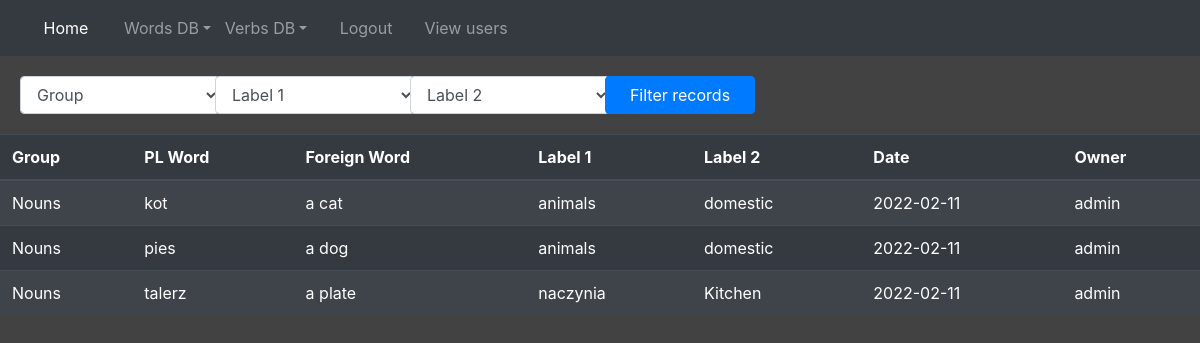
The page /words/view_records_words.html on the database its author committed.
### models.py (models this page shows, shortened)
class Words(db.Model):
    id = db.Column('id', db.Integer, primary_key=True)
    words_group = db.Column('words_group', db.String)
    pl = db.Column('pl', db.String)
    foreign = db.Column('foreign', db.String)
    label_1 = db.Column('label_1', db.String)
    label_2 = db.Column('label_2', db.String)
    date = db.Column('date', db.Date)
    owner = db.Column('owner', db.String)

### functions_words.py (the view)
@app.route('/words/view_records_words.html', methods=['POST', 'GET'])
def view_records_words():
    if request.method == 'POST':
        if request.form.get('filter'):
            words_group = request.form['words_group']
            label_1 = request.form['label_1']
            label_2 = request.form['label_2']
            words_group = '%' + words_group + '%'
            label_1 = '%' + label_1 + '%'
            label_2 = '%' + label_2 + '%'
            words = Words.query.filter(Words.words_group.like(words_group), Words.label_2.like(label_2),
                                       Words.label_1.like(label_1)).all()
        else:
            words = Words.query.all()
    else:
        words = Words.query.all()
    label_1_list = [r.label_1 for r in db.session.query(Words.label_1).distinct()]
    label_2_list = [r.label_2 for r in db.session.query(Words.label_2).distinct()]
    label_1_list_new = create_unique_and_sorted_list(label_1_list)
    label_2_list_new = create_unique_and_sorted_list(label_2_list)
    return render_template('/words/view_records_words.html', label_1_list=label_1_list_new,
                           label_2_list=label_2_list_new, words=words)

### functions_others.py (called while the page is built)
def create_unique_and_sorted_list(list):
    temp_set = set()
    for element in list:
        element = element.upper()
        temp_set.add(element)
    list_new = sorted(temp_set)
    return list_new

### templates/words/view_records_words.html (shortened to what this page needs)
{% extends "base.html" %}
{% block content %}
<form method="POST" autocomplete="off" style="margin: 20px" enctype="multipart/form-data">
<p>
<div class="form-row align-items-center">
    <div class="col-sm-2">
        <select name="words_group" class="form-control form-select">
            <option value='' selected hidden>Group</option>
        </select>
    </div>
    <div class="col-sm-2">
        <select name="label_1" class="form-control form-select">
            <option value='' selected hidden>Label 1</option>
        </select>
    </div>
    <div class="col-sm-2">
        <select name="label_2" class="form-control form-select">
            <option value='' selected hidden>Label 2</option>
        </select>
    </div>
    <div class="col-sm-2">
        <input class="btn btn-primary btn-size" type="submit" name="filter" value="Filter records">&emsp;
    </div>
</div>
</p>
</form>
<table class="table table-striped table-dark table-hover">
  <thead>
    <tr>
      <th scope="col">Group</th>
      <th scope="col">PL Word</th>
      <th scope="col">Foreign Word</th>
      <th scope="col">Label 1</th>
      <th scope="col">Label 2</th>
      <th scope="col">Date</th>
      <th scope="col">Owner</th>
    </tr>
  </thead>
  <tbody>
    {% for item in words %}
      <tr>
        <td>{{ item.words_group }}</td>
        <td>{{ item.pl }}</td>
        <td>{{ item.foreign }}</td>
        <td>{{ item.label_1 }}</td>
        <td>{{ item.label_2 }}</td>
        <td>{{ item.date }}</td>
        <td>{{ item.owner }}</td>
      </tr>
    {% endfor %}
  </tbody>
</table>
{% endblock %}

### static/styles/styles.css (style rules this page uses)
body { background-color: #424242; }
.form-select { width: 200px; }
.btn-size { width: 150px; }
input, textarea { background: none; color: #c6c6c6; font-size: 18px; padding: 10px 10px 10px 5px; display: block; width: 200px; border: none; border-radius: 0; border-bottom: 1px solid #c6c6c6; }

### rows shown on the page
Words: words_group "Nouns", pl "kot", foreign "a cat", label_1 "animals", label_2 "domestic", date "2022-02-11", owner "admin"
Words: words_group "Nouns", pl "pies", foreign "a dog", label_1 "animals", label_2 "domestic", date "2022-02-11", owner "admin"
Words: words_group "Nouns", pl "talerz", foreign "a plate", label_1 "naczynia", label_2 "Kitchen", date "2022-02-11", owner "admin"
